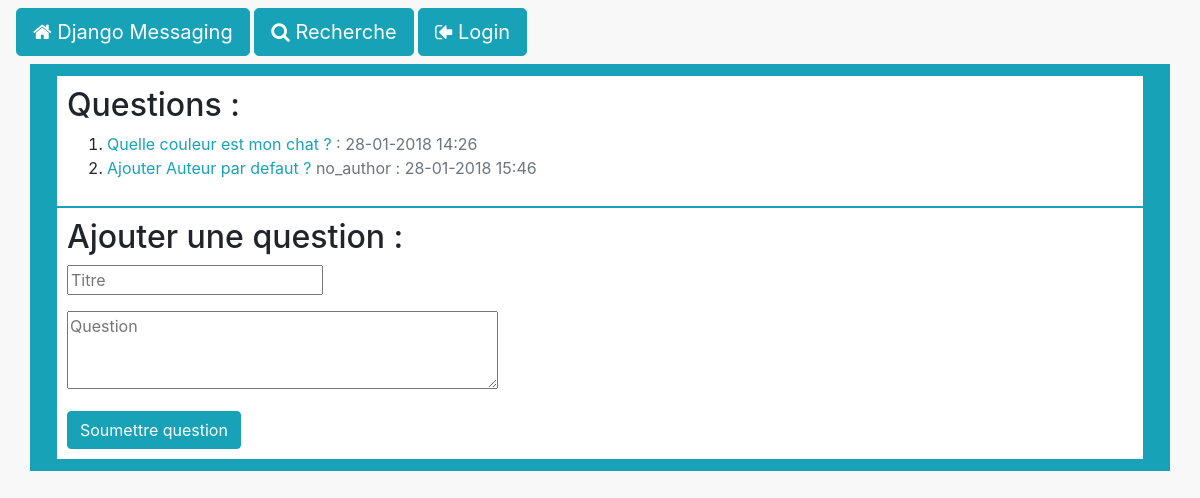
/messages/, run on an earlier commit of the app's database.
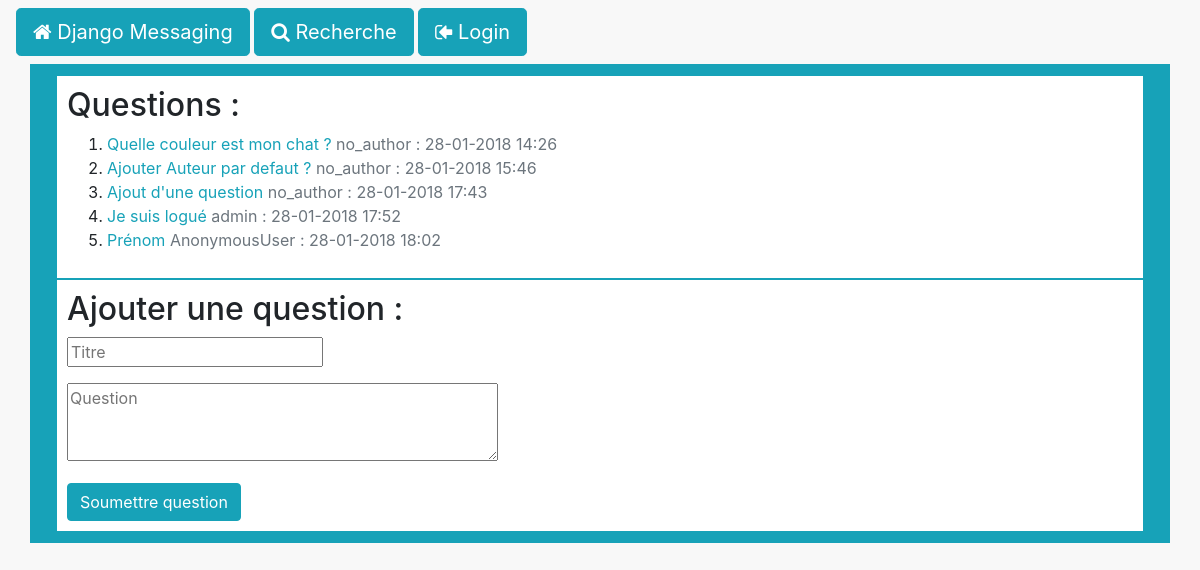
And on a later commit of the database.
### messaging/models.py (models this page shows, shortened)
class Message(models.Model):
    content = models.CharField(max_length=2000)
    author = models.CharField(max_length=100, default="no_author")
    creation_date = models.DateTimeField(default=timezone.now)
    objects = MessageManager()

class Question(Message):
    title = models.CharField(max_length=200)
    objects = QuestionManager()

class Message(models.Model):
    content = models.CharField(max_length=2000)
    author = models.CharField(max_length=100, default="no_author")
    creation_date = models.DateTimeField(default=timezone.now)
    objects = MessageManager()

### messaging/views.py (the view)
# urls.py: path('', views.index, name='index'),
def index(request):
    questions_list = Question.objects.order_by('creation_date')[:5]
    context = {
        'questions_list': questions_list,
    }
    return render(request, 'messaging/index.html', context)

### messaging/templates/messaging/index.html
{% extends "messaging/__l_single_col.html" %}
{% block main_col %}
{% include "messaging/_questions_show.html" %}
{% include "messaging/_question_create.html" %}
{% endblock %}

### messaging/templates/messaging/__l_single_col.html
{% extends "messaging/__base.html" %}
{% block content %}
    <main class="">
        {% block main_col %}{% endblock %}
    </main>
{% endblock %}

### messaging/templates/messaging/__base.html (shortened to what this page needs)
{% load staticfiles i18n %}
<!DOCTYPE html>
<html>
    <head>
        {% block stylesheets %}
        <link rel="stylesheet" href="{% static 'messaging/css/bootstrap.css' %}" type="text/css" />
        <link rel="stylesheet" href="{% static 'messaging/css/font-awesome.css' %}" type="text/css" />
        <link rel="stylesheet" href="{% static 'messaging/css/style.css' %}" type="text/css" />
        {% endblock stylesheets %}
    </head>
    <body>
        <header class="navbar navbar-fixed-top">
            {% include "messaging/_navigation.html" %}
        </header>
        <div class="container">
            {% block content %}
            {% endblock %}
        </div>
    </body>
</html>

### messaging/templates/messaging/_navigation.html
<div>
    <a href="{% url 'messaging:index' %}" class="btn btn-info btn-lg">
        <span class="fa fa-home"></span> Django Messaging
    </a>
    <a href="{% url 'messaging:search' %}" class="btn btn-info btn-lg">
        <span class="fa fa-search"></span> Recherche
    </a>
    {% if request.user.is_authenticated %}
        <a href="{% url 'logout' %}?next={% firstof request.path '/' %}" class="btn btn-info btn-lg">
            <span class="fa fa-sign-out "></span> Logout
        </a>
        <a href="{% url 'messaging:profile' pk=request.user.id %}" class="btn btn-secondary btn-lg">
            <span class="fa fa-user"></span> {{ request.user }}
        </a>
    {% else %}
        <a href="{% url 'login' %}?next={% firstof request.path '/' %}" class="btn btn-info btn-lg">
            <span class="fa fa-sign-in fa-rotate-180"></span> Login
        </a>
    {% endif %}
</div>

### messaging/templates/messaging/_questions_show.html
<article>
    <h2>Questions :</h2>
    {% if questions_list %}
        <ol>
        {% for question in questions_list %}
            <li>{% include "messaging/_question_summary.html" %}</li>
        {% endfor %}
        </ol>
    {% else %}
        <p>Aucune question.</p>
    {% endif %}
</article>

### messaging/templates/messaging/_question_summary.html
<a class="text-info" href="{% url 'messaging:detail' question.id %}">{{ question.title }}</a>
{% include "messaging/_message_metadata.html" %}

### messaging/templates/messaging/_message_metadata.html
<span class="text-muted">{{ question.author }} : {{ question.creation_date|date:"d-m-Y H:i" }} </span>

### messaging/templates/messaging/_question_create.html (shortened to what this page needs)
<article>
    <h2>Ajouter une question :</h2>
    <form action="{% url 'messaging:question' %}" method="post">
        <div class="form-group">
                <input type="text" name="title" value="" placeholder="Titre">
        </div>
        <div class="form-group">
            <textarea type="text" name="question" id="question" value="" placeholder="Question"
                  rows="3" cols="40"></textarea>
        </div>
        <button type="submit" class="btn btn-info">Soumettre question</button>
    </form>
</article>

### messaging/static/messaging/css/style.css (style rules this page uses)
body { background: #f8f8f8; }
.container { background: #17a2b8; border: 1px solid #17a2b8; }
main { margin: 10px; }
article { border: 1px solid #17a2b8; background: white; padding: 10px; }

What changed in the data, as far as the page shows it:
changed through a linked row, Question "Quelle couleur est mon chat ?": author (not shown) → "no_author"
added Question: title "Ajout d'une question", author "no_author", creation_date "28-01-2018 17:43"
added Question: title "Je suis logué", author "admin", creation_date "28-01-2018 17:52"
added Question: title "Prénom", author "AnonymousUser", creation_date "28-01-2018 18:02"
